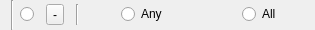
<?xml version="1.0" encoding="UTF-8"?>
<ui version="4.0">
 <class>DoneNodeWidget</class>
 <widget class="QWidget" name="DoneNodeWidget">
  <property name="geometry">
   <rect>
    <x>0</x>
    <y>0</y>
    <width>315</width>
    <height>30</height>
   </rect>
  </property>
  <layout class="QHBoxLayout" name="horizontalLayout_2">
   <property name="topMargin">
    <number>0</number>
   </property>
   <property name="rightMargin">
    <number>0</number>
   </property>
   <property name="bottomMargin">
    <number>0</number>
   </property>
   <item>
    <widget class="Line" name="rootLine">
     <property name="orientation">
      <enum>Qt::Vertical</enum>
     </property>
    </widget>
   </item>
   <item>
    <layout class="QVBoxLayout" name="nodeList">
     <property name="spacing">
      <number>0</number>
     </property>
     <item>
      <layout class="QHBoxLayout" name="horizontalLayout">
       <property name="spacing">
        <number>12</number>
       </property>
       <item>
        <widget class="QRadioButton" name="active">
         <property name="sizePolicy">
          <sizepolicy hsizetype="Fixed" vsizetype="Fixed">
           <horstretch>0</horstretch>
           <verstretch>0</verstretch>
          </sizepolicy>
         </property>
        </widget>
       </item>
       <item>
        <widget class="QToolButton" name="remove">
         <property name="text">
          <string>-</string>
         </property>
        </widget>
       </item>
       <item>
        <widget class="Line" name="line">
         <property name="sizePolicy">
          <sizepolicy hsizetype="Fixed" vsizetype="Ignored">
           <horstretch>0</horstretch>
           <verstretch>0</verstretch>
          </sizepolicy>
         </property>
         <property name="orientation">
          <enum>Qt::Vertical</enum>
         </property>
        </widget>
       </item>
       <item alignment="Qt::AlignHCenter">
        <widget class="QRadioButton" name="conditionAny">
         <property name="text">
          <string>Any</string>
         </property>
         <property name="checked">
          <bool>false</bool>
         </property>
        </widget>
       </item>
       <item alignment="Qt::AlignHCenter">
        <widget class="QRadioButton" name="conditionAll">
         <property name="text">
          <string>All</string>
         </property>
        </widget>
       </item>
      </layout>
     </item>
    </layout>
   </item>
  </layout>
 </widget>
 <resources/>
 <connections/>
</ui>
